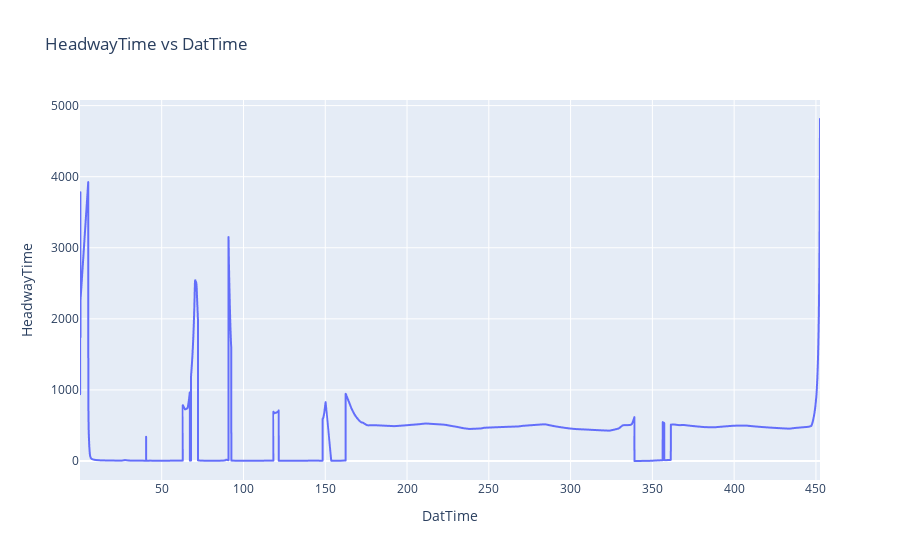

The code cell stored with this chart in its notebook:
### Code cell
import plotly.express as px
fig = px.line(df_slice, x="DatTime", y="HeadwayTime", title='HeadwayTime vs DatTime')
fig.show()

### Figure 1 — Plotly figure (JSON) as saved in the notebook; plotly's stock layout.template omitted (floating-point values rounded to 4 significant figures; data arrays with more than 128 entries replaced by an {"elided": "..."} marker saying what was removed)
{"data": [{"hovertemplate": "DatTime=%{x}<br>HeadwayTime=%{y}<extra></extra>", "legendgroup": "", "line": {"color": "#636efa", "dash": "solid"}, "marker": {"symbol": "circle"}, "mode": "lines", "name": "", "showlegend": false, "type": "scattergl", "x": {"elided": "13324 float values"}, "xaxis": "x", "y": {"elided": "13324 float values"}, "yaxis": "y"}], "layout": {"legend": {"tracegroupgap": 0}, "title": {"text": "HeadwayTime vs DatTime"}, "xaxis": {"anchor": "y", "domain": [0, 1], "title": {"text": "DatTime"}}, "yaxis": {"anchor": "x", "domain": [0, 1], "title": {"text": "HeadwayTime"}}}}
